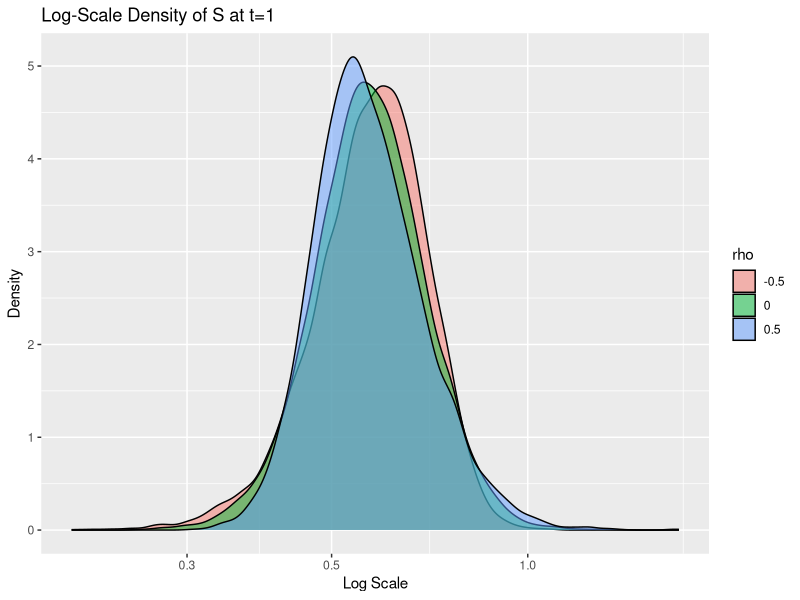
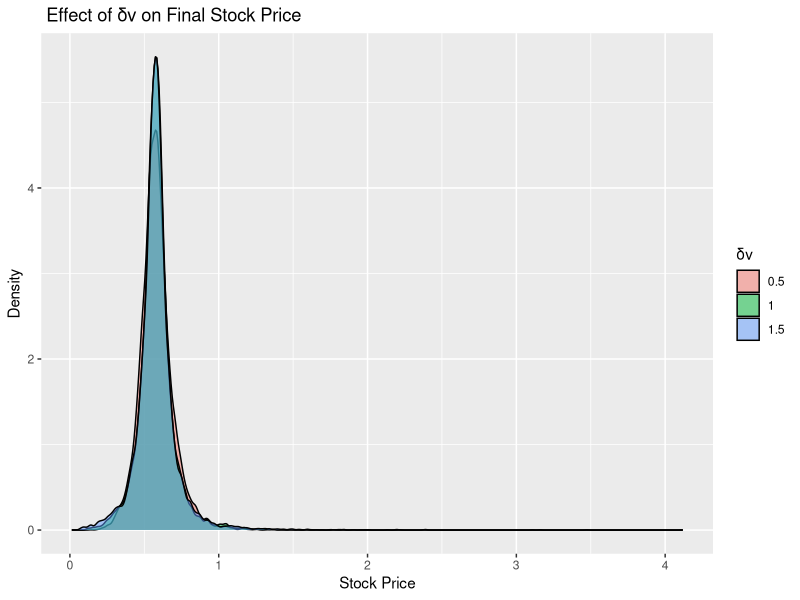
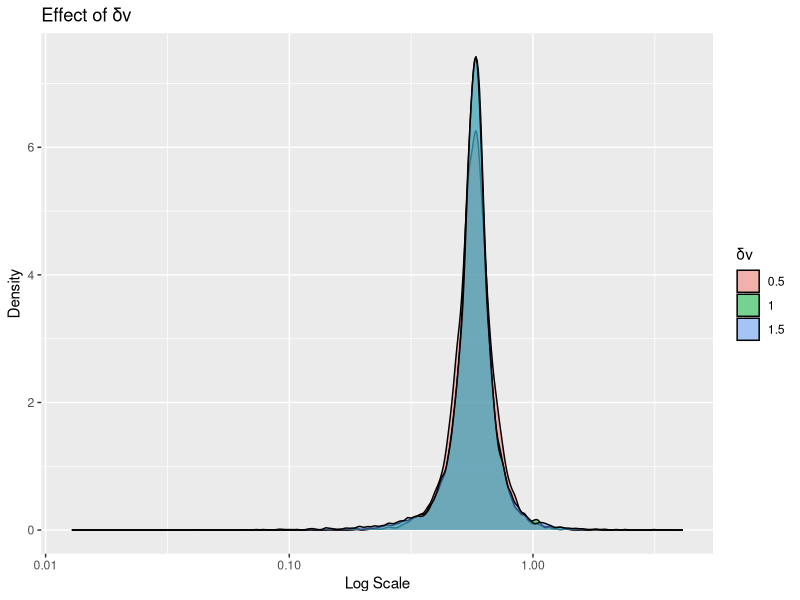
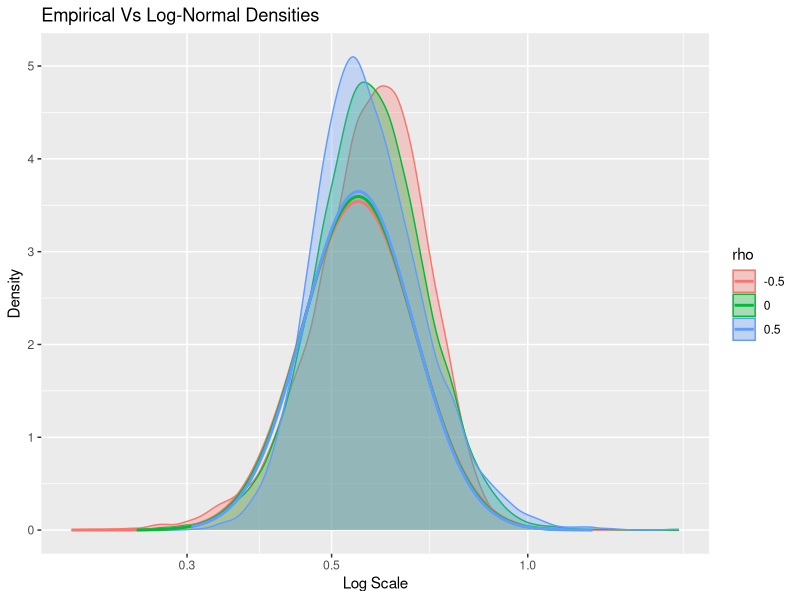
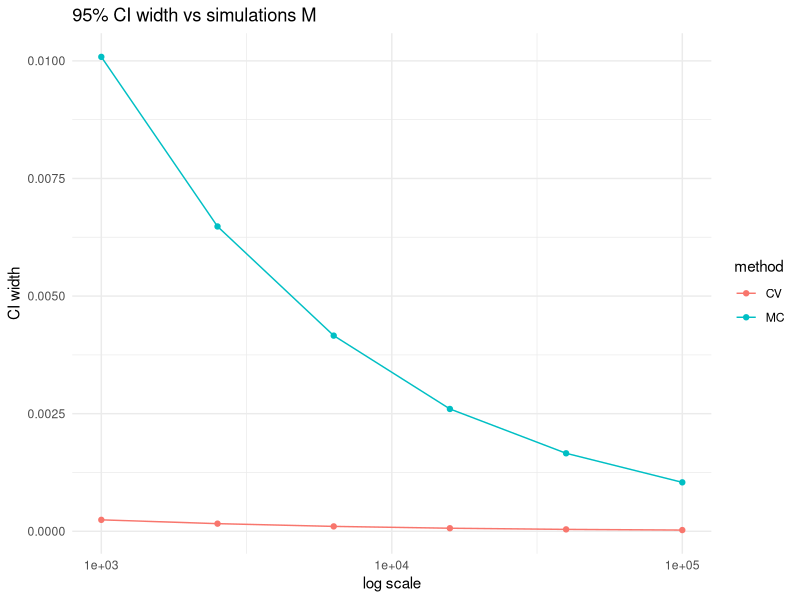

The R source for these figures, in order:
## ---- chunk 1
library(tidyverse)
library(ggplot2)

# Question 1
mu <- 0.15
V_Bar <- 0.04
delta_v <- 0.2
kappa_v <- 1
S0 <- 0.5
V0 <- V_Bar
Time_T <- 1
Step_Size <- 1000
N_Simulations <- 10000
dt <- Time_T/Step_Size
Corr <- c(-0.5, 0, 0.5)

Sim_SV <- function(rho, delta_v, seed = 42){
  set.seed(seed)
  
  S <- matrix(NA_real_, nrow = N_Simulations, ncol = Step_Size +1 )
  V <- matrix(NA_real_, nrow = N_Simulations, ncol = Step_Size +1 )
  
  S[,1] <- S0
  V[,1]<- V0
  
  for (t in 1:Step_Size) {
    z1 <- rnorm(N_Simulations)
    z2 <- rho* z1 + sqrt(1-rho^2) * rnorm(N_Simulations)
    
    V_T <- pmax(V[,t], 0)
    
    V[, t+1] <- pmax(
      V[, t] + kappa_v * (V_Bar - V[, t]) * dt +
        delta_v * sqrt(V_T) * sqrt(dt) * z2,
      0
    )

    S[, t+1] <- S[, t] * exp((mu - 0.5 * V_T) * dt + sqrt(V_T * dt) * z1)
    
  }
  
  tibble(
    Final_S = S[, Step_Size + 1],
    rho = factor(rho),
    delta_v = delta_v
  )
}

set.seed(123)

RhoTest <- map_dfr(Corr, ~Sim_SV(rho = .x, delta_v = 0.2))

RhoTest |>
  ggplot(aes(x = Final_S, fill = rho))+
  geom_density(alpha = 0.5) +
  scale_x_log10()+
  labs(
    title = "Log-Scale Density of S at t=1",
    x = "Log Scale",
    y = "Density"
  )

Delta_Array <- c(0.5, 1, 1.5)
New_RhoTest <- map_dfr(Delta_Array, ~Sim_SV(rho = 0, delta_v = .x))

New_RhoTest |>
  ggplot(aes(x = Final_S, fill = factor(delta_v)))+
  geom_density(alpha = 0.5)+
  labs(
    title = " Effect of δv on Final Stock Price",
    x = "Stock Price",
    y = "Density",
    fill = "δv"
  )

New_RhoTest |>
  ggplot(aes(x = Final_S, fill = factor(delta_v)))+
  geom_density( alpha = 0.5) +
  scale_x_log10()+
  labs(
    title = "Effect of δv ",
    x = "Log Scale",
    y = "Density",
    fill = "δv"
  )

lognorm_dist <- RhoTest |>
  group_by(rho) |>
  summarise(
    mu_hat = mean(log(Final_S)),
    sigma_hat = sd(log(Final_S)),
    .groups = "drop"
  )

lognorm_dist

Difference <- RhoTest |>
  group_by(rho) |>
  summarise(x = list(seq(min(Final_S), quantile(Final_S, 0.999), length.out = 500)))|>
  unnest(x) |>
  left_join(lognorm_dist, by = "rho") |>
  mutate(dln = dlnorm(x, meanlog = mu_hat, sdlog = sigma_hat))
  
ggplot(RhoTest, aes(x = Final_S, color = rho)) +
  geom_density(aes(fill = rho), alpha = 0.3)+
  geom_line(data = Difference, aes(x=x, y = dln, color = rho),
            linewidth = 1) +
  scale_x_log10()+
  labs(
    title = "Empirical Vs Log-Normal Densities",
    x="Log Scale",
    y = "Density"
  )
  
#Question 2
# a) GBM Discretization
S0 <- 100
r <- 0.05
sigma <- 0.2
Time_T <- 1
N <- 50
M <- 100000
dt <- Time_T/N
Simm <- (1:N)*dt

set.seed(1)

GBM <- function(M,N,dt,S0, r, sigma){
  z <- matrix(rnorm(M*N), nrow = M, ncol = N)
  incr <- (r - 0.5* sigma^2) * dt + sigma * sqrt(dt) * z
  log_s <- cbind(log(S0), t(apply(incr, 1,cumsum)))
  S <- exp(log_s)
  S
}

paths <- GBM(M,N,dt,S0,r,sigma)
S_grid <- paths[, -1, drop = FALSE]
S_T <- S_grid[, N]
S_Bar <- rowMeans(S_grid)

payoff_x <- pmax(S_T - S_Bar, 0)
discrete_x <- exp(-r * Time_T) * payoff_x

Cmc <- mean(discrete_x)
SE_Cmc <- sd(discrete_x)/sqrt(M) #Standard Error
CI_Cmc <- Cmc + c(-1,1) * 1.96 * SE_Cmc # Confidence Interval

list(
  CMC = Cmc,
  CI95 = CI_Cmc
)

# b) Control Variate
Asian_Call <- function(S0, r, sigma, Time_T, N){
  ti <- (1:N)*(Time_T/N)
  Summ_t <- sum(ti)
  Summ_min <- sum(pmin(rep(ti, each =N), rep(ti, times = N)))
  
  M_G <- log(S0) + (r - 0.5 * sigma^2) * (Summ_t/N)
  V_G <- (sigma^2 / N^2) * Summ_min
  
 Var_ST <- sigma^2 * Time_T
 Cov <- (sigma^2/N) * Summ_t
 Var_ex <- Var_ST + V_G -2 * Cov
 sigma_ex <- sqrt(Var_ex/Time_T)
 
 S1 <- S0
 S2 <- exp(M_G + 0.5 * V_G - r * Time_T)
 
 d1 <- (log(S1/S2)+0.5 * sigma_ex^2 * Time_T)/(sigma_ex* sqrt(Time_T))
 d2 <- d1 - sigma_ex * sqrt(Time_T)
 
 mu_Y <- S1 * pnorm(d1) - S2 * pnorm(d2)
 mu_Y
}

mu_Y <- Asian_Call(S0, r, sigma, Time_T, N)
Geo_S <- exp(rowMeans(log(S_grid)))
payoff_y <- pmax(S_T - Geo_S, 0)
discrete_y <- exp(-r * Time_T) * payoff_y

theta_hat <-cov(discrete_x, discrete_y) / var(discrete_y)
z <- discrete_x+ theta_hat * (mu_Y - discrete_y)

Ccv <- mean(z)
SE_Ccv <- sd(z)/sqrt(M)
CI_Ccv <- Ccv + c(-1,1) * 1.96 * SE_Ccv

list(
  CCV = Ccv,
  CI95_Ccv = CI_Ccv,
  theta_hat = theta_hat,
  mu_Y = mu_Y
)

# c)
Var_MC <- var(discrete_x)
Var_CV <- var(z)
VR <- 100*(1 - Var_CV/Var_MC)

tibble(
  estimator = c("Plain MC", "With Control Variate"),
  price = c(Cmc, Ccv),
  SE = c(SE_Cmc, SE_Ccv),
  CI_Low = c(CI_Cmc[1], CI_Ccv[1]),
  CI_High = c(CI_Cmc[2], CI_Ccv[2])
) |>
  print()

cat(sprintf("Variance Reduction: %.1f%%\n", VR)) # Variance Reduction: 99%, 0.1% of the variance is uncorrelated to the plain MC

# d) CI 
CV_Price <- function(M,N,sigma, seed=1){
  set.seed(seed)
  dt<- Time_T/N
  S_Paths <- GBM(M,N,dt,S0,r,sigma)
  S_grid <- S_Paths[,-1,drop = FALSE]
  S_T <- S_grid[,N]
  S_Bar <- rowMeans(S_grid)
  X<- exp(-r * Time_T) * pmax(S_T -S_Bar,0)
  
  G <- exp(rowMeans(log(S_grid)))
  Y <- exp(-r *Time_T) * pmax(S_T - G, 0)
  MuY <- Asian_Call(S0, r, sigma, Time_T, N)
  
  theta <- cov(X,Y)/var(Y)
  z <- X + theta * (MuY - Y)
  
  c(MC = mean(X), SE_MC = sd(X)/sqrt(M),
  CV = mean(z), SE_Cv = sd(z)/sqrt(M)
  )
}

Ms <- round(exp(seq(log(1e3), log(1e5), length.out = 6)))
res_m <- map_dfr(Ms, \(m) {
  out <- CV_Price(M = m, N = N, sigma = sigma, seed = 123)
  tibble(
    M = m,
    mc_low = out["MC"] - 1.96 * out["SE_MC"],
    mc_high = out["MC"] + 1.96 * out["SE_MC"],
    cv_low = out["CV"] - 1.96 * out["SE_Cv"],
    cv_high = out["CV"] + 1.96 * out["SE_Cv"]
  )
})

res_m |>
  mutate(
    width_mc = mc_high - mc_low,
    width_cv = cv_high - cv_low
  ) |>
  pivot_longer(starts_with("width_"), names_to = "method", values_to = "width") |>
  mutate(method = recode(method, width_mc = "MC", width_cv = "CV")) |>
  ggplot(aes(x = M, y = width, color = method)) +
  geom_line() + geom_point() +
  scale_x_log10() +
  labs(title = "95% CI width vs simulations M",
       x = "log scale", y = "CI width") +
  theme_minimal()




